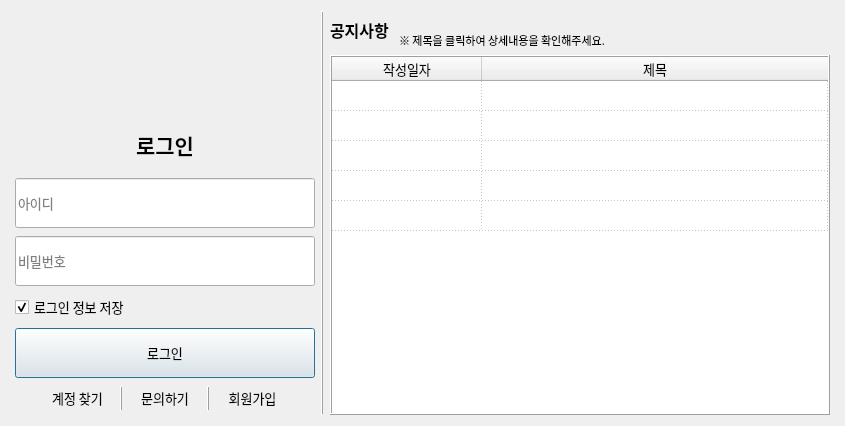
<?xml version="1.0" encoding="UTF-8"?>
<ui version="4.0">
 <class>Dialog</class>
 <widget class="QDialog" name="Dialog">
  <property name="geometry">
   <rect>
    <x>0</x>
    <y>0</y>
    <width>845</width>
    <height>426</height>
   </rect>
  </property>
  <property name="minimumSize">
   <size>
    <width>845</width>
    <height>0</height>
   </size>
  </property>
  <property name="maximumSize">
   <size>
    <width>845</width>
    <height>426</height>
   </size>
  </property>
  <property name="font">
   <font>
    <family>KoPubWorld돋움체 Medium</family>
    <pointsize>10</pointsize>
   </font>
  </property>
  <property name="windowTitle">
   <string>Dialog</string>
  </property>
  <layout class="QGridLayout" name="gridLayout_2">
   <item row="0" column="0">
    <layout class="QHBoxLayout" name="horizontalLayout">
     <item>
      <layout class="QVBoxLayout" name="verticalLayout">
       <property name="spacing">
        <number>7</number>
       </property>
       <property name="sizeConstraint">
        <enum>QLayout::SetDefaultConstraint</enum>
       </property>
       <item>
        <widget class="QLabel" name="label">
         <property name="minimumSize">
          <size>
           <width>300</width>
           <height>100</height>
          </size>
         </property>
         <property name="maximumSize">
          <size>
           <width>300</width>
           <height>100</height>
          </size>
         </property>
         <property name="font">
          <font>
           <family>KoPubWorld돋움체 Bold</family>
           <pointsize>14</pointsize>
           <weight>75</weight>
           <bold>true</bold>
          </font>
         </property>
         <property name="text">
          <string/>
         </property>
         <property name="pixmap">
          <pixmap resource="test.qrc">:/png/login_logo.png</pixmap>
         </property>
         <property name="alignment">
          <set>Qt::AlignCenter</set>
         </property>
        </widget>
       </item>
       <item>
        <widget class="QLabel" name="label_5">
         <property name="minimumSize">
          <size>
           <width>0</width>
           <height>50</height>
          </size>
         </property>
         <property name="maximumSize">
          <size>
           <width>300</width>
           <height>50</height>
          </size>
         </property>
         <property name="sizeIncrement">
          <size>
           <width>0</width>
           <height>-1</height>
          </size>
         </property>
         <property name="font">
          <font>
           <family>KoPubWorld돋움체 Bold</family>
           <pointsize>16</pointsize>
           <weight>75</weight>
           <bold>true</bold>
          </font>
         </property>
         <property name="text">
          <string>로그인</string>
         </property>
         <property name="alignment">
          <set>Qt::AlignCenter</set>
         </property>
        </widget>
       </item>
       <item>
        <widget class="QLineEdit" name="lineEdit_id">
         <property name="minimumSize">
          <size>
           <width>0</width>
           <height>50</height>
          </size>
         </property>
         <property name="maximumSize">
          <size>
           <width>300</width>
           <height>16777215</height>
          </size>
         </property>
         <property name="autoFillBackground">
          <bool>false</bool>
         </property>
         <property name="frame">
          <bool>true</bool>
         </property>
         <property name="placeholderText">
          <string>아이디</string>
         </property>
         <property name="clearButtonEnabled">
          <bool>true</bool>
         </property>
        </widget>
       </item>
       <item>
        <widget class="QLineEdit" name="lineEdit_password">
         <property name="minimumSize">
          <size>
           <width>0</width>
           <height>50</height>
          </size>
         </property>
         <property name="maximumSize">
          <size>
           <width>300</width>
           <height>16777215</height>
          </size>
         </property>
         <property name="inputMask">
          <string/>
         </property>
         <property name="frame">
          <bool>true</bool>
         </property>
         <property name="echoMode">
          <enum>QLineEdit::Password</enum>
         </property>
         <property name="placeholderText">
          <string>비밀번호</string>
         </property>
         <property name="clearButtonEnabled">
          <bool>true</bool>
         </property>
        </widget>
       </item>
       <item>
        <widget class="QCheckBox" name="checkBox_login">
         <property name="maximumSize">
          <size>
           <width>300</width>
           <height>16777215</height>
          </size>
         </property>
         <property name="text">
          <string>로그인 정보 저장</string>
         </property>
         <property name="checked">
          <bool>true</bool>
         </property>
         <property name="tristate">
          <bool>false</bool>
         </property>
        </widget>
       </item>
       <item>
        <widget class="QPushButton" name="pushButton_login">
         <property name="minimumSize">
          <size>
           <width>0</width>
           <height>50</height>
          </size>
         </property>
         <property name="maximumSize">
          <size>
           <width>300</width>
           <height>50</height>
          </size>
         </property>
         <property name="text">
          <string>로그인</string>
         </property>
        </widget>
       </item>
       <item>
        <layout class="QHBoxLayout" name="horizontalLayout_2">
         <item>
          <widget class="QFrame" name="frame">
           <property name="maximumSize">
            <size>
             <width>20</width>
             <height>25</height>
            </size>
           </property>
           <property name="frameShape">
            <enum>QFrame::NoFrame</enum>
           </property>
           <property name="frameShadow">
            <enum>QFrame::Raised</enum>
           </property>
          </widget>
         </item>
         <item>
          <widget class="QLabel" name="label_find">
           <property name="maximumSize">
            <size>
             <width>16777215</width>
             <height>25</height>
            </size>
           </property>
           <property name="text">
            <string>&lt;a href=&quot;1&quot;&gt;&lt;span style=&quot; color:#000000;&quot; style=&quot;text-decoration:none&quot;&gt;계정 찾기&lt;/a&gt;</string>
           </property>
           <property name="alignment">
            <set>Qt::AlignCenter</set>
           </property>
          </widget>
         </item>
         <item>
          <widget class="Line" name="line_3">
           <property name="maximumSize">
            <size>
             <width>16777215</width>
             <height>25</height>
            </size>
           </property>
           <property name="frameShadow">
            <enum>QFrame::Raised</enum>
           </property>
           <property name="orientation">
            <enum>Qt::Vertical</enum>
           </property>
          </widget>
         </item>
         <item>
          <widget class="QLabel" name="label_contact">
           <property name="maximumSize">
            <size>
             <width>16777215</width>
             <height>25</height>
            </size>
           </property>
           <property name="text">
            <string>&lt;a href=&quot;https://youngmusk.imweb.me/CONTACT&quot;&gt;&lt;span style=&quot; color:#000000;&quot; style=&quot;text-decoration:none&quot;&gt;문의하기&lt;/a&gt;</string>
           </property>
           <property name="alignment">
            <set>Qt::AlignCenter</set>
           </property>
           <property name="openExternalLinks">
            <bool>true</bool>
           </property>
          </widget>
         </item>
         <item>
          <widget class="Line" name="line_4">
           <property name="maximumSize">
            <size>
             <width>16777215</width>
             <height>25</height>
            </size>
           </property>
           <property name="frameShadow">
            <enum>QFrame::Raised</enum>
           </property>
           <property name="orientation">
            <enum>Qt::Vertical</enum>
           </property>
          </widget>
         </item>
         <item>
          <widget class="QLabel" name="label_register">
           <property name="maximumSize">
            <size>
             <width>16777215</width>
             <height>25</height>
            </size>
           </property>
           <property name="text">
            <string>&lt;a href=&quot;1&quot;&gt;&lt;span style=&quot; color:#000000;&quot; style=&quot;text-decoration:none&quot;&gt;회원가입&lt;/a&gt;</string>
           </property>
           <property name="alignment">
            <set>Qt::AlignCenter</set>
           </property>
          </widget>
         </item>
         <item>
          <widget class="QFrame" name="frame_2">
           <property name="maximumSize">
            <size>
             <width>20</width>
             <height>25</height>
            </size>
           </property>
           <property name="frameShape">
            <enum>QFrame::NoFrame</enum>
           </property>
           <property name="frameShadow">
            <enum>QFrame::Raised</enum>
           </property>
          </widget>
         </item>
        </layout>
       </item>
      </layout>
     </item>
     <item>
      <widget class="Line" name="line">
       <property name="frameShadow">
        <enum>QFrame::Raised</enum>
       </property>
       <property name="lineWidth">
        <number>1</number>
       </property>
       <property name="midLineWidth">
        <number>0</number>
       </property>
       <property name="orientation">
        <enum>Qt::Vertical</enum>
       </property>
      </widget>
     </item>
     <item>
      <layout class="QVBoxLayout" name="verticalLayout_2">
       <item>
        <layout class="QHBoxLayout" name="horizontalLayout_3">
         <item>
          <widget class="QLabel" name="label_2">
           <property name="sizePolicy">
            <sizepolicy hsizetype="Maximum" vsizetype="Fixed">
             <horstretch>0</horstretch>
             <verstretch>0</verstretch>
            </sizepolicy>
           </property>
           <property name="font">
            <font>
             <family>KoPubWorld돋움체 Bold</family>
             <pointsize>12</pointsize>
             <weight>75</weight>
             <bold>true</bold>
            </font>
           </property>
           <property name="text">
            <string>공지사항 </string>
           </property>
           <property name="alignment">
            <set>Qt::AlignLeading|Qt::AlignLeft|Qt::AlignVCenter</set>
           </property>
          </widget>
         </item>
         <item>
          <widget class="QLabel" name="label_3">
           <property name="font">
            <font>
             <family>KoPubWorld돋움체 Light</family>
             <pointsize>8</pointsize>
            </font>
           </property>
           <property name="text">
            <string>※ 제목을 클릭하여 상세내용을 확인해주세요.</string>
           </property>
           <property name="alignment">
            <set>Qt::AlignBottom|Qt::AlignLeading|Qt::AlignLeft</set>
           </property>
          </widget>
         </item>
        </layout>
       </item>
       <item>
        <widget class="QTableWidget" name="tableWidget_news">
         <property name="minimumSize">
          <size>
           <width>500</width>
           <height>0</height>
          </size>
         </property>
         <property name="maximumSize">
          <size>
           <width>500</width>
           <height>360</height>
          </size>
         </property>
         <property name="font">
          <font>
           <family>KoPubWorld돋움체 Light</family>
          </font>
         </property>
         <property name="frameShape">
          <enum>QFrame::Box</enum>
         </property>
         <property name="frameShadow">
          <enum>QFrame::Raised</enum>
         </property>
         <property name="lineWidth">
          <number>1</number>
         </property>
         <property name="midLineWidth">
          <number>0</number>
         </property>
         <property name="verticalScrollBarPolicy">
          <enum>Qt::ScrollBarAsNeeded</enum>
         </property>
         <property name="horizontalScrollBarPolicy">
          <enum>Qt::ScrollBarAlwaysOff</enum>
         </property>
         <property name="autoScroll">
          <bool>true</bool>
         </property>
         <property name="editTriggers">
          <set>QAbstractItemView::NoEditTriggers</set>
         </property>
         <property name="showDropIndicator" stdset="0">
          <bool>true</bool>
         </property>
         <property name="dragEnabled">
          <bool>false</bool>
         </property>
         <property name="dragDropOverwriteMode">
          <bool>true</bool>
         </property>
         <property name="dragDropMode">
          <enum>QAbstractItemView::NoDragDrop</enum>
         </property>
         <property name="selectionMode">
          <enum>QAbstractItemView::NoSelection</enum>
         </property>
         <property name="verticalScrollMode">
          <enum>QAbstractItemView::ScrollPerItem</enum>
         </property>
         <property name="gridStyle">
          <enum>Qt::DotLine</enum>
         </property>
         <property name="sortingEnabled">
          <bool>false</bool>
         </property>
         <property name="wordWrap">
          <bool>true</bool>
         </property>
         <property name="cornerButtonEnabled">
          <bool>true</bool>
         </property>
         <property name="rowCount">
          <number>5</number>
         </property>
         <attribute name="horizontalHeaderVisible">
          <bool>true</bool>
         </attribute>
         <attribute name="horizontalHeaderCascadingSectionResizes">
          <bool>false</bool>
         </attribute>
         <attribute name="horizontalHeaderDefaultSectionSize">
          <number>150</number>
         </attribute>
         <attribute name="horizontalHeaderHighlightSections">
          <bool>false</bool>
         </attribute>
         <attribute name="horizontalHeaderMinimumSectionSize">
          <number>100</number>
         </attribute>
         <attribute name="horizontalHeaderShowSortIndicator" stdset="0">
          <bool>false</bool>
         </attribute>
         <attribute name="horizontalHeaderStretchLastSection">
          <bool>true</bool>
         </attribute>
         <attribute name="verticalHeaderVisible">
          <bool>false</bool>
         </attribute>
         <attribute name="verticalHeaderCascadingSectionResizes">
          <bool>false</bool>
         </attribute>
         <row/>
         <row/>
         <row/>
         <row/>
         <row/>
         <column>
          <property name="text">
           <string>작성일자</string>
          </property>
         </column>
         <column>
          <property name="text">
           <string>제목</string>
          </property>
         </column>
         <item row="0" column="0">
          <property name="text">
           <string/>
          </property>
          <property name="textAlignment">
           <set>AlignCenter</set>
          </property>
         </item>
         <item row="1" column="0">
          <property name="textAlignment">
           <set>AlignCenter</set>
          </property>
         </item>
        </widget>
       </item>
      </layout>
     </item>
    </layout>
   </item>
  </layout>
 </widget>
 <resources>
  <include location="test.qrc"/>
 </resources>
 <connections>
  <connection>
   <sender>pushButton_login</sender>
   <signal>clicked()</signal>
   <receiver>Dialog</receiver>
   <slot>login_lnterface()</slot>
   <hints>
    <hint type="sourcelabel">
     <x>188</x>
     <y>350</y>
    </hint>
    <hint type="destinationlabel">
     <x>319</x>
     <y>61</y>
    </hint>
   </hints>
  </connection>
  <connection>
   <sender>label_find</sender>
   <signal>linkActivated(QString)</signal>
   <receiver>Dialog</receiver>
   <slot>find_lnterface()</slot>
   <hints>
    <hint type="sourcelabel">
     <x>92</x>
     <y>398</y>
    </hint>
    <hint type="destinationlabel">
     <x>112</x>
     <y>383</y>
    </hint>
   </hints>
  </connection>
  <connection>
   <sender>label_register</sender>
   <signal>linkActivated(QString)</signal>
   <receiver>Dialog</receiver>
   <slot>register_lnterface()</slot>
   <hints>
    <hint type="sourcelabel">
     <x>254</x>
     <y>402</y>
    </hint>
    <hint type="destinationlabel">
     <x>284</x>
     <y>382</y>
    </hint>
   </hints>
  </connection>
 </connections>
 <slots>
  <slot>login_lnterface()</slot>
  <slot>find_lnterface()</slot>
  <slot>register_lnterface()</slot>
 </slots>
</ui>
